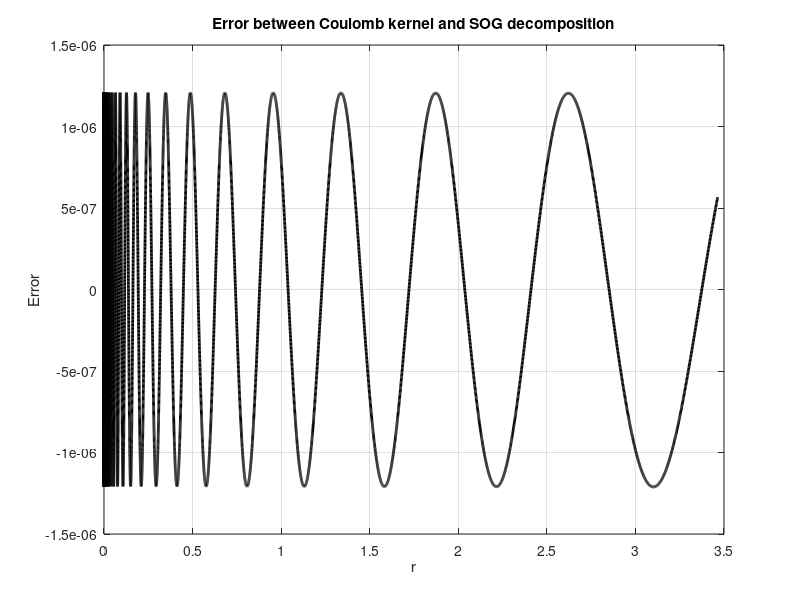

The MATLAB script that drew this image:
clear; clc; close all;
format long;
% b = 1.22749083347315613; %(1e-10)
% b = 1.288632687697091; %(1e-8)
% b = 1.394021712971884; %(1e-6)
% b = 1.187800189600461; %(1e-12)
% b = 1.157860260063399; %(1e-14)
% b = 1.618405221009676;
b = 1.4;
sigma = 1 ;
rmin = 1e-16;
rmax = 2*sqrt(3);
% r_c = 13;
% rmin =sqrt(1);
% rmax =sqrt(1+4*r_c^2);
r = logspace(log10(rmin), log10(rmax), 100000); 
approx = zeros(size(r));
for ell = -1000:60 
    gaussian_term = (1 / b^ell) .* exp(-0.5 * (r / (b^ell * sigma)).^2);
    approx = approx + gaussian_term; 
end
normalization_constant = (2 * log(b)) / sqrt(2 * pi * sigma^2);
approx = normalization_constant * approx;
exact = 1 ./ r;
error = (approx - exact)./exact;
figure;
% subplot(2, 1, 1);
% plot(r, exact, 'b-', 'LineWidth', 2); hold on;
% plot(r, approx, 'r--', 'LineWidth', 2);
% xlabel('Distance (r)');
% ylabel('Potential');
% legend('Real Potential (1/r)', 'Ewald Potential');
% title('Ewald Expansion of 1/r');
% grid on;
% 
% subplot(2, 1, 2);
plot(r, error, 'k-', 'LineWidth', 2);
xlabel('r');
ylabel('Error');
title('Error between Coulomb kernel and SOG decomposition');
grid on;
